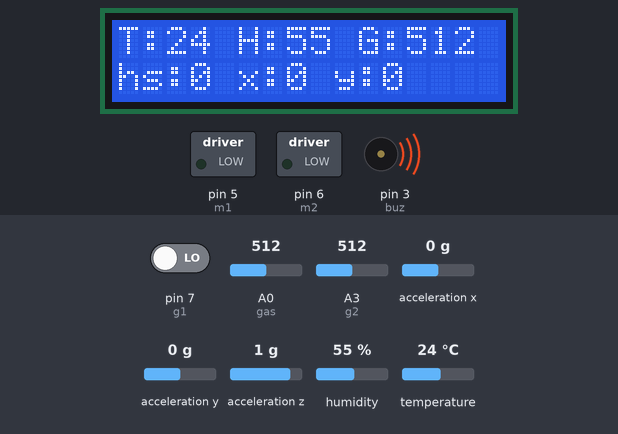
Recording of a sketch running on a simulated Arduino Uno, built with avr-gcc and run on an emulated ATmega328P. Parts: 16×2 character LCD, switched loads named in the sketch (green lamp = pin HIGH), buzzer (waves = sounding, pin HIGH). The inputs (shaded band) are chosen by the test bench; at power-on: acceleration x 0 g, humidity 55 %, A0 (gas) = 512, pin 7 (g1) LOW, acceleration y 0 g, temperature 24 °C, A3 (g2) = 512, acceleration z 1 g. What the sketch prints to the serial monitor is not drawn.

Above: at 2.7 s.
2.8 s: acceleration x set to -1.4 g
At 4.4 s:
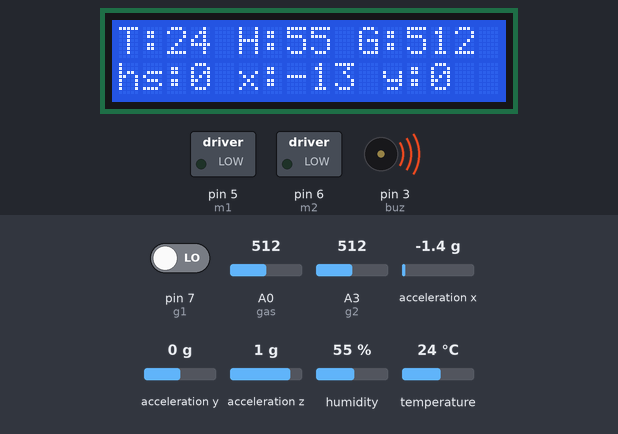
5.1 s: humidity set to 22 %
At 6.3 s:
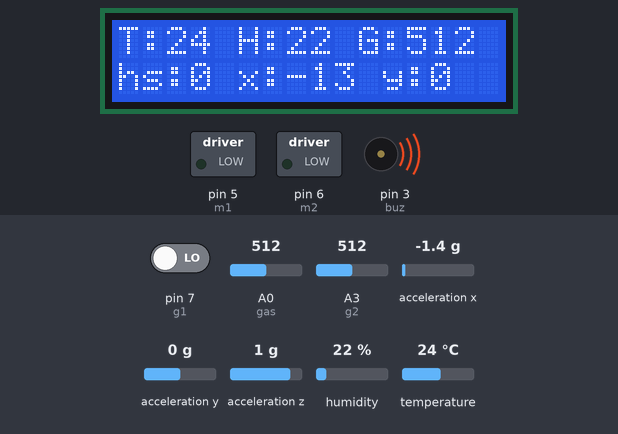
7.1 s: A0 (gas) set to 370
At 8.2 s:
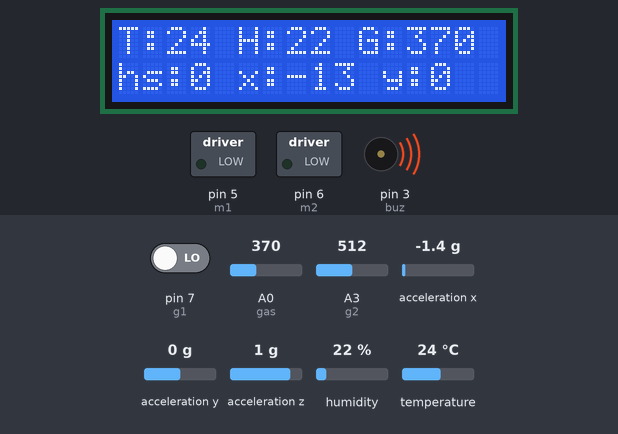
9.2 s: pin 7 (g1) driven HIGH
At 10.2 s:
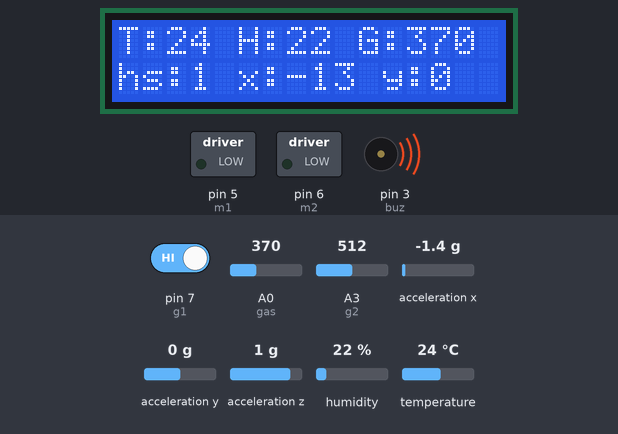
11.2 s: acceleration y set to -1.4 g
At 12.1 s:
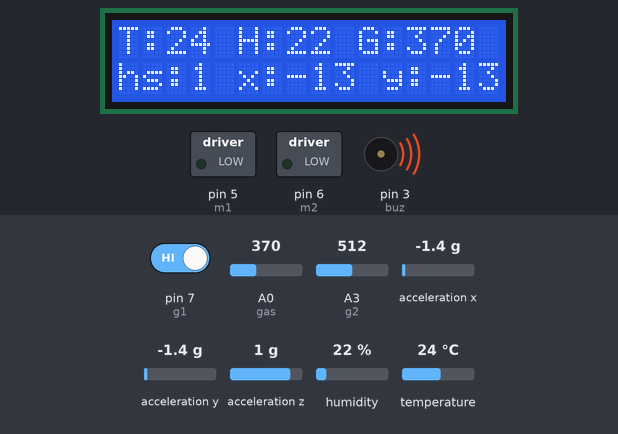
13.3 s: temperature set to 12 °C
At 15.2 s:
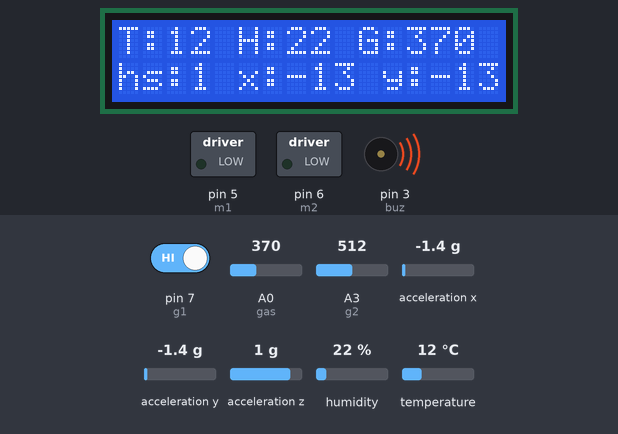
Timing chart, 0 to 16.3 s (numbered marks = the images above; inputs shaded):
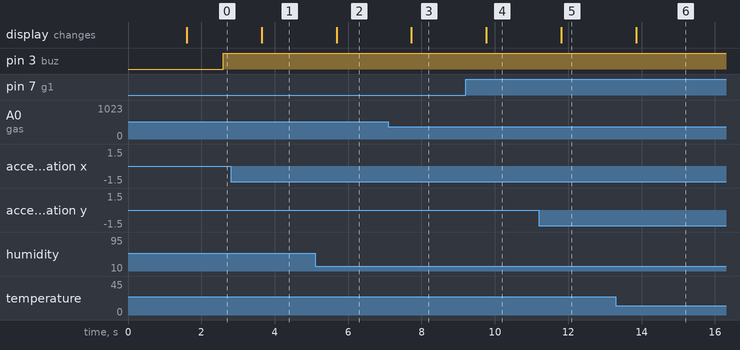

The sketch:

helmet_tx_code.ino
```cpp
#include <LiquidCrystal.h>
#include <Wire.h>
#include <Adafruit_Sensor.h>
#include <Adafruit_ADXL345_U.h>
#include "DHT.h"

// Define LCD pins
const int rs = 8, en = 9, d4 = 10, d5 = 11, d6 = 12, d7 = 13;
LiquidCrystal lcd(rs, en, d4, d5, d6, d7);

// Define sensor objects
Adafruit_ADXL345_Unified accel = Adafruit_ADXL345_Unified(12345);

// Explicitly define analog pins
#ifndef A2
#define A2 16  // Assign A2 if not defined
#endif

#ifndef A3
#define A3 17  // Assign A3 if not defined
#endif

#define DHTPIN A2
#define DHTTYPE DHT11
DHT dht(DHTPIN, DHTTYPE);

// Define sensor and actuator pins
int gas = A0;
int g1 = 7;
int g2 = A3;  // Ensure A3 is correctly recognized
int buz = 3;
int m1 = 5;
int m2 = 6;
int cnt = 0;

void setup() {
  Serial.begin(9600);

  // Initialize sensors
  dht.begin();
  if (!accel.begin()) {
    Serial.println("ADXL345 not detected. Check connections.");
    while (1);
  }

  // Set pin modes
  pinMode(buz, OUTPUT);
  pinMode(m1, OUTPUT);
  pinMode(m2, OUTPUT);
  pinMode(gas, INPUT);
  pinMode(g1, INPUT);
  pinMode(g2, INPUT);

  // Initialize LCD
  lcd.begin(16, 2);
  lcd.print("  WELCOME");
  delay(1500);
  lcd.clear();
}

void loop() {
  cnt++;

  // Read sensors
  int h = dht.readHumidity();
  int t = dht.readTemperature();
  int gval = analogRead(gas);
  int Lval = analogRead(g2);
  int hel = digitalRead(g1);

  sensors_event_t event;
  accel.getEvent(&event);
  int xval = event.acceleration.x;
  int yval = event.acceleration.y;

  // Display values on LCD
  lcd.clear();
  lcd.setCursor(0, 0);
  lcd.print("T:" + String(t) + " H:" + String(h) + " G:" + String(gval));
  lcd.setCursor(0, 1);
  lcd.print("hs:" + String(hel) + " x:" + String(xval) + " y:" + String(yval));
  delay(1000);

  // Alarm and motor control logic
  if (gval > 380 || hel == 1 || xval < -3) {
    digitalWrite(buz, HIGH);
    Serial.println(String(t) + "," + String(h) + "," + String(gval) + "," +
                   String(yval) + "," + String(xval) + "," + String(Lval));
  }
  else if (t > 40 || h > 90) {
    digitalWrite(m1, HIGH);
    digitalWrite(m2, LOW);
  }
  else {
    digitalWrite(m1, LOW);
    digitalWrite(m2, LOW);
    digitalWrite(buz, LOW);
  }

  // Print sensor values to Serial Monitor
  Serial.println(String(t) + "," + String(h) + "," + String(gval) + "," +
                 String(yval) + "," + String(xval) + "," + String(Lval));
}
```

Measured:
- after the input at 2.8 s, the display: changes after 0.84 s (image 1)
- after the input at 5.1 s, the display: changes after 0.58 s (image 2)
- after the input at 7.1 s, the display: changes after 0.63 s (image 3)
- after the input at 9.2 s, the display: changes after 0.57 s (image 4)
- after the input at 11.2 s, the display: changes after 0.61 s (image 5)
- after the input at 13.3 s, the display: changes after 0.56 s (image 6)
